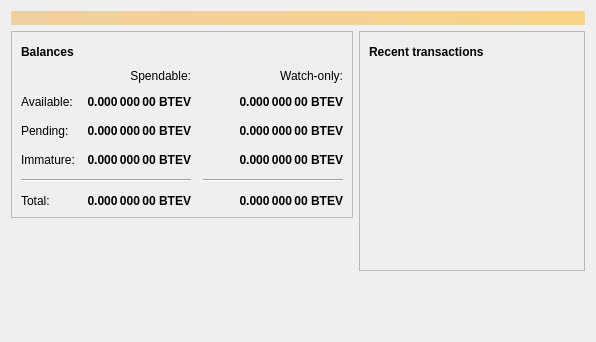
<?xml version="1.0" encoding="UTF-8"?>
<ui version="4.0">
 <class>OverviewPage</class>
 <widget class="QWidget" name="OverviewPage">
  <property name="geometry">
   <rect>
    <x>0</x>
    <y>0</y>
    <width>596</width>
    <height>342</height>
   </rect>
  </property>
  <property name="windowTitle">
   <string>Form</string>
  </property>
  <layout class="QVBoxLayout" name="topLayout">
   <item>
    <widget class="QLabel" name="labelAlerts">
     <property name="visible">
      <bool>false</bool>
     </property>
     <property name="styleSheet">
      <string notr="true">QLabel { background-color: qlineargradient(x1: 0, y1: 0, x2: 1, y2: 0, stop:0 #F0D0A0, stop:1 #F8D488); color:#000000; }</string>
     </property>
     <property name="wordWrap">
      <bool>true</bool>
     </property>
     <property name="margin">
      <number>3</number>
     </property>
     <property name="textInteractionFlags">
      <set>Qt::TextSelectableByMouse</set>
     </property>
    </widget>
   </item>
   <item>
    <layout class="QHBoxLayout" name="horizontalLayout" stretch="1,1">
     <item>
      <layout class="QVBoxLayout" name="verticalLayout_2">
       <item>
        <widget class="QFrame" name="frame">
         <property name="frameShape">
          <enum>QFrame::StyledPanel</enum>
         </property>
         <property name="frameShadow">
          <enum>QFrame::Raised</enum>
         </property>
         <layout class="QVBoxLayout" name="verticalLayout_4">
          <item>
           <layout class="QHBoxLayout" name="horizontalLayout_4">
            <item>
             <widget class="QLabel" name="label_5">
              <property name="font">
               <font>
                <weight>75</weight>
                <bold>true</bold>
               </font>
              </property>
              <property name="text">
               <string>Balances</string>
              </property>
             </widget>
            </item>
            <item>
             <widget class="QPushButton" name="labelWalletStatus">
              <property name="enabled">
               <bool>true</bool>
              </property>
              <property name="maximumSize">
               <size>
                <width>30</width>
                <height>16777215</height>
               </size>
              </property>
              <property name="toolTip">
               <string>The displayed information may be out of date. Your wallet automatically synchronizes with the Bitevelin network after a connection is established, but this process has not completed yet.</string>
              </property>
              <property name="text">
               <string/>
              </property>
              <property name="icon">
               <iconset resource="../bitcoin.qrc">
                <normaloff>:/icons/warning</normaloff>
                <disabledoff>:/icons/warning</disabledoff>:/icons/warning</iconset>
              </property>
              <property name="iconSize">
               <size>
                <width>24</width>
                <height>24</height>
               </size>
              </property>
              <property name="flat">
               <bool>true</bool>
              </property>
             </widget>
            </item>
            <item>
             <spacer name="horizontalSpacer_3">
              <property name="orientation">
               <enum>Qt::Horizontal</enum>
              </property>
              <property name="sizeHint" stdset="0">
               <size>
                <width>40</width>
                <height>20</height>
               </size>
              </property>
             </spacer>
            </item>
           </layout>
          </item>
          <item>
           <layout class="QGridLayout" name="gridLayout">
            <property name="spacing">
             <number>12</number>
            </property>
            <item row="2" column="2">
             <widget class="QLabel" name="labelWatchPending">
              <property name="font">
               <font>
                <weight>75</weight>
                <bold>true</bold>
               </font>
              </property>
              <property name="cursor">
               <cursorShape>IBeamCursor</cursorShape>
              </property>
              <property name="toolTip">
               <string>Unconfirmed transactions to watch-only addresses</string>
              </property>
              <property name="text">
               <string notr="true">0.000 000 00 BTEV</string>
              </property>
              <property name="alignment">
               <set>Qt::AlignRight|Qt::AlignTrailing|Qt::AlignVCenter</set>
              </property>
              <property name="textInteractionFlags">
               <set>Qt::LinksAccessibleByMouse|Qt::TextSelectableByKeyboard|Qt::TextSelectableByMouse</set>
              </property>
             </widget>
            </item>
            <item row="2" column="1">
             <widget class="QLabel" name="labelUnconfirmed">
              <property name="font">
               <font>
                <weight>75</weight>
                <bold>true</bold>
               </font>
              </property>
              <property name="cursor">
               <cursorShape>IBeamCursor</cursorShape>
              </property>
              <property name="toolTip">
               <string>Total of transactions that have yet to be confirmed, and do not yet count toward the spendable balance</string>
              </property>
              <property name="text">
               <string notr="true">0.000 000 00 BTEV</string>
              </property>
              <property name="alignment">
               <set>Qt::AlignRight|Qt::AlignTrailing|Qt::AlignVCenter</set>
              </property>
              <property name="textInteractionFlags">
               <set>Qt::LinksAccessibleByMouse|Qt::TextSelectableByKeyboard|Qt::TextSelectableByMouse</set>
              </property>
             </widget>
            </item>
            <item row="3" column="2">
             <widget class="QLabel" name="labelWatchImmature">
              <property name="font">
               <font>
                <weight>75</weight>
                <bold>true</bold>
               </font>
              </property>
              <property name="cursor">
               <cursorShape>IBeamCursor</cursorShape>
              </property>
              <property name="toolTip">
               <string>Mined balance in watch-only addresses that has not yet matured</string>
              </property>
              <property name="text">
               <string notr="true">0.000 000 00 BTEV</string>
              </property>
              <property name="alignment">
               <set>Qt::AlignRight|Qt::AlignTrailing|Qt::AlignVCenter</set>
              </property>
              <property name="textInteractionFlags">
               <set>Qt::LinksAccessibleByMouse|Qt::TextSelectableByKeyboard|Qt::TextSelectableByMouse</set>
              </property>
             </widget>
            </item>
            <item row="4" column="0" colspan="2">
             <widget class="Line" name="line">
              <property name="orientation">
               <enum>Qt::Horizontal</enum>
              </property>
             </widget>
            </item>
            <item row="4" column="2">
             <widget class="Line" name="lineWatchBalance">
              <property name="sizePolicy">
               <sizepolicy hsizetype="Preferred" vsizetype="Fixed">
                <horstretch>0</horstretch>
                <verstretch>0</verstretch>
               </sizepolicy>
              </property>
              <property name="minimumSize">
               <size>
                <width>140</width>
                <height>0</height>
               </size>
              </property>
              <property name="orientation">
               <enum>Qt::Horizontal</enum>
              </property>
             </widget>
            </item>
            <item row="5" column="0">
             <widget class="QLabel" name="labelTotalText">
              <property name="text">
               <string>Total:</string>
              </property>
             </widget>
            </item>
            <item row="3" column="1">
             <widget class="QLabel" name="labelImmature">
              <property name="font">
               <font>
                <weight>75</weight>
                <bold>true</bold>
               </font>
              </property>
              <property name="cursor">
               <cursorShape>IBeamCursor</cursorShape>
              </property>
              <property name="toolTip">
               <string>Mined balance that has not yet matured</string>
              </property>
              <property name="text">
               <string notr="true">0.000 000 00 BTEV</string>
              </property>
              <property name="alignment">
               <set>Qt::AlignRight|Qt::AlignTrailing|Qt::AlignVCenter</set>
              </property>
              <property name="textInteractionFlags">
               <set>Qt::LinksAccessibleByMouse|Qt::TextSelectableByKeyboard|Qt::TextSelectableByMouse</set>
              </property>
             </widget>
            </item>
            <item row="2" column="3">
             <spacer name="horizontalSpacer_2">
              <property name="orientation">
               <enum>Qt::Horizontal</enum>
              </property>
              <property name="sizeHint" stdset="0">
               <size>
                <width>40</width>
                <height>20</height>
               </size>
              </property>
             </spacer>
            </item>
            <item row="3" column="0">
             <widget class="QLabel" name="labelImmatureText">
              <property name="text">
               <string>Immature:</string>
              </property>
             </widget>
            </item>
            <item row="5" column="1">
             <widget class="QLabel" name="labelTotal">
              <property name="font">
               <font>
                <weight>75</weight>
                <bold>true</bold>
               </font>
              </property>
              <property name="cursor">
               <cursorShape>IBeamCursor</cursorShape>
              </property>
              <property name="toolTip">
               <string>Your current total balance</string>
              </property>
              <property name="text">
               <string notr="true">0.000 000 00 BTEV</string>
              </property>
              <property name="alignment">
               <set>Qt::AlignRight|Qt::AlignTrailing|Qt::AlignVCenter</set>
              </property>
              <property name="textInteractionFlags">
               <set>Qt::LinksAccessibleByMouse|Qt::TextSelectableByKeyboard|Qt::TextSelectableByMouse</set>
              </property>
             </widget>
            </item>
            <item row="5" column="2">
             <widget class="QLabel" name="labelWatchTotal">
              <property name="font">
               <font>
                <weight>75</weight>
                <bold>true</bold>
               </font>
              </property>
              <property name="cursor">
               <cursorShape>IBeamCursor</cursorShape>
              </property>
              <property name="toolTip">
               <string>Current total balance in watch-only addresses</string>
              </property>
              <property name="text">
               <string notr="true">0.000 000 00 BTEV</string>
              </property>
              <property name="alignment">
               <set>Qt::AlignRight|Qt::AlignTrailing|Qt::AlignVCenter</set>
              </property>
              <property name="textInteractionFlags">
               <set>Qt::LinksAccessibleByMouse|Qt::TextSelectableByKeyboard|Qt::TextSelectableByMouse</set>
              </property>
             </widget>
            </item>
            <item row="0" column="2">
             <widget class="QLabel" name="labelWatchonly">
              <property name="text">
               <string>Watch-only:</string>
              </property>
              <property name="alignment">
               <set>Qt::AlignRight|Qt::AlignTrailing|Qt::AlignVCenter</set>
              </property>
             </widget>
            </item>
            <item row="1" column="0">
             <widget class="QLabel" name="labelBalanceText">
              <property name="text">
               <string>Available:</string>
              </property>
             </widget>
            </item>
            <item row="1" column="1">
             <widget class="QLabel" name="labelBalance">
              <property name="font">
               <font>
                <weight>75</weight>
                <bold>true</bold>
               </font>
              </property>
              <property name="cursor">
               <cursorShape>IBeamCursor</cursorShape>
              </property>
              <property name="toolTip">
               <string>Your current spendable balance</string>
              </property>
              <property name="text">
               <string notr="true">0.000 000 00 BTEV</string>
              </property>
              <property name="alignment">
               <set>Qt::AlignRight|Qt::AlignTrailing|Qt::AlignVCenter</set>
              </property>
              <property name="textInteractionFlags">
               <set>Qt::LinksAccessibleByMouse|Qt::TextSelectableByKeyboard|Qt::TextSelectableByMouse</set>
              </property>
             </widget>
            </item>
            <item row="1" column="2">
             <widget class="QLabel" name="labelWatchAvailable">
              <property name="font">
               <font>
                <weight>75</weight>
                <bold>true</bold>
               </font>
              </property>
              <property name="cursor">
               <cursorShape>IBeamCursor</cursorShape>
              </property>
              <property name="toolTip">
               <string>Your current balance in watch-only addresses</string>
              </property>
              <property name="text">
               <string notr="true">0.000 000 00 BTEV</string>
              </property>
              <property name="alignment">
               <set>Qt::AlignRight|Qt::AlignTrailing|Qt::AlignVCenter</set>
              </property>
              <property name="textInteractionFlags">
               <set>Qt::LinksAccessibleByMouse|Qt::TextSelectableByKeyboard|Qt::TextSelectableByMouse</set>
              </property>
             </widget>
            </item>
            <item row="2" column="0">
             <widget class="QLabel" name="labelPendingText">
              <property name="text">
               <string>Pending:</string>
              </property>
             </widget>
            </item>
            <item row="0" column="1">
             <widget class="QLabel" name="labelSpendable">
              <property name="text">
               <string>Spendable:</string>
              </property>
              <property name="alignment">
               <set>Qt::AlignRight|Qt::AlignTrailing|Qt::AlignVCenter</set>
              </property>
             </widget>
            </item>
           </layout>
          </item>
         </layout>
        </widget>
       </item>
       <item>
        <spacer name="verticalSpacer">
         <property name="orientation">
          <enum>Qt::Vertical</enum>
         </property>
         <property name="sizeHint" stdset="0">
          <size>
           <width>20</width>
           <height>40</height>
          </size>
         </property>
        </spacer>
       </item>
      </layout>
     </item>
     <item>
      <layout class="QVBoxLayout" name="verticalLayout_3">
       <item>
        <widget class="QFrame" name="frame_2">
         <property name="frameShape">
          <enum>QFrame::StyledPanel</enum>
         </property>
         <property name="frameShadow">
          <enum>QFrame::Raised</enum>
         </property>
         <layout class="QVBoxLayout" name="verticalLayout">
          <item>
           <layout class="QHBoxLayout" name="horizontalLayout_2">
            <item>
             <widget class="QLabel" name="label_4">
              <property name="font">
               <font>
                <weight>75</weight>
                <bold>true</bold>
               </font>
              </property>
              <property name="text">
               <string>Recent transactions</string>
              </property>
             </widget>
            </item>
            <item>
             <widget class="QPushButton" name="labelTransactionsStatus">
              <property name="enabled">
               <bool>true</bool>
              </property>
              <property name="maximumSize">
               <size>
                <width>30</width>
                <height>16777215</height>
               </size>
              </property>
              <property name="toolTip">
               <string>The displayed information may be out of date. Your wallet automatically synchronizes with the Bitevelin network after a connection is established, but this process has not completed yet.</string>
              </property>
              <property name="text">
               <string/>
              </property>
              <property name="icon">
               <iconset resource="../bitcoin.qrc">
                <normaloff>:/icons/warning</normaloff>
                <disabledoff>:/icons/warning</disabledoff>:/icons/warning</iconset>
              </property>
              <property name="iconSize">
               <size>
                <width>24</width>
                <height>24</height>
               </size>
              </property>
              <property name="flat">
               <bool>true</bool>
              </property>
             </widget>
            </item>
            <item>
             <spacer name="horizontalSpacer">
              <property name="orientation">
               <enum>Qt::Horizontal</enum>
              </property>
              <property name="sizeHint" stdset="0">
               <size>
                <width>40</width>
                <height>20</height>
               </size>
              </property>
             </spacer>
            </item>
           </layout>
          </item>
          <item>
           <widget class="QListView" name="listTransactions">
            <property name="styleSheet">
             <string notr="true">QListView { background: transparent; }</string>
            </property>
            <property name="frameShape">
             <enum>QFrame::NoFrame</enum>
            </property>
            <property name="verticalScrollBarPolicy">
             <enum>Qt::ScrollBarAlwaysOff</enum>
            </property>
            <property name="horizontalScrollBarPolicy">
             <enum>Qt::ScrollBarAlwaysOff</enum>
            </property>
            <property name="selectionMode">
             <enum>QAbstractItemView::NoSelection</enum>
            </property>
           </widget>
          </item>
         </layout>
        </widget>
       </item>
       <item>
        <spacer name="verticalSpacer_2">
         <property name="orientation">
          <enum>Qt::Vertical</enum>
         </property>
         <property name="sizeHint" stdset="0">
          <size>
           <width>20</width>
           <height>40</height>
          </size>
         </property>
        </spacer>
       </item>
      </layout>
     </item>
    </layout>
   </item>
  </layout>
 </widget>
 <resources/>
 <connections/>
</ui>
